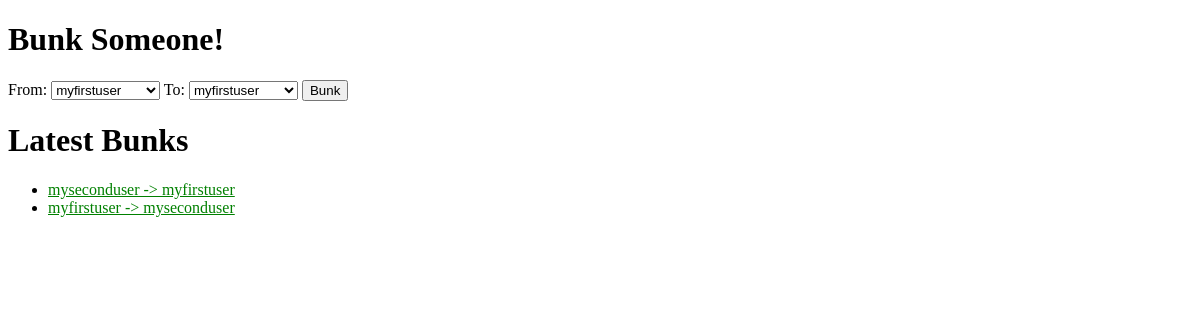
The app's page /jitterbunk/, older data.
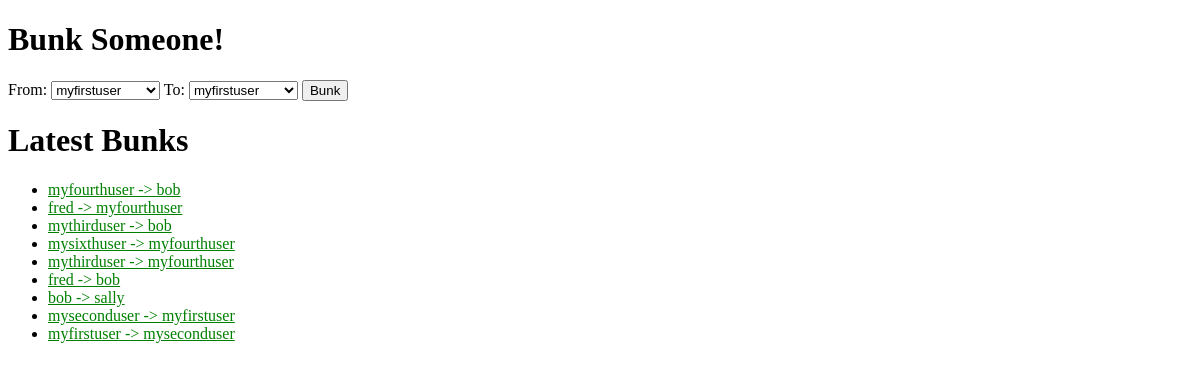
The same page, newer data.
### jitterbunkapp/models.py (models this page shows, shortened)
class Bunk(models.Model):
    from_user = models.ForeignKey(User, related_name='from_user', on_delete=models.CASCADE)
    to_user = models.ForeignKey(User, related_name='to_user', on_delete=models.CASCADE)
    bunk_date = models.DateTimeField('date bunked')
    def __str__(self):
        return '{} -> {}'.format(
                self.from_user.username,
                self.to_user.username)

class User(models.Model):
    username = models.CharField(max_length=200)
    signup_date = models.DateTimeField('signup date')

### jitterbunkapp/views.py (the view)
class IndexView(generic.ListView):
    template_name = 'jitterbunkapp/index.html'
    context_object_name = 'latest_bunks'
    def get_queryset(self):
        return Bunk.objects.filter(
            bunk_date__lte=timezone.now()
        ).order_by('-bunk_date')[:10]
    def get_context_data(self, **kwargs):
        context = super(IndexView, self).get_context_data(**kwargs)
        context['user_list'] = User.objects.filter(signup_date__lte=timezone.now())
        return context

### jitterbunkapp/templates/jitterbunkapp/index.html (shortened to what this page needs)
{% extends 'base.html' %}
{% block content %}
{% if user_list %}
<h1>Bunk Someone!</h1>
<form action="{% url 'jitterbunk:create_bunk' %}" method="post">
    <label for="from_user_id">From:</label>
    <select name="from_user_id" id="from_user_id">
        {% for user in user_list %}
            <option value="{{ user.id }}">{{ user.username }}</option>
        {% endfor %}
    </select>
    <label for="to_user_id">To:</label>
    <select name="to_user_id" id="to_user_id">
        {% for user in user_list %}
            <option value="{{ user.id }}">{{ user.username }}</option>
        {% endfor %}
    </select>
    <input type="submit" value="Bunk" />
</form>
{% endif %}
{% if latest_bunks %}
<h1>Latest Bunks</h1>
<ul>
  {% for bunk in latest_bunks %}
  <li><a href="{% url 'jitterbunk:bunk' bunk.id %}">{{ bunk }}</a></li>
  {% endfor %}
</ul>
{% else %}
<p>No one has bunked or been bunked.</p>
{% endif %}
{% endblock %}

### templates/base.html (shortened to what this page needs)
<!DOCTYPE html>
<html>
<head>
    {% load staticfiles %}
    <link
        rel="stylesheet"
        type="text/css"
        href="{% static 'jitterbunkapp/style.css' %}"
    />
</head>
<body>
    <main>
        {% block content %}
        {% endblock %}
    </main>
</body>
</html>

### jitterbunkapp/static/jitterbunkapp/style.css (style rules this page uses)
li a { color: green; }

Row changes from the older to the newer data that the page shows:
added Bunk: from_user+to_user "myfourthuser -> bob"
added Bunk: from_user+to_user "fred -> myfourthuser"
added Bunk: from_user+to_user "mythirduser -> bob"
added Bunk: from_user+to_user "mysixthuser -> myfourthuser"
added Bunk: from_user+to_user "mythirduser -> myfourthuser"
added Bunk: from_user+to_user "fred -> bob"
added Bunk: from_user+to_user "bob -> sally"
